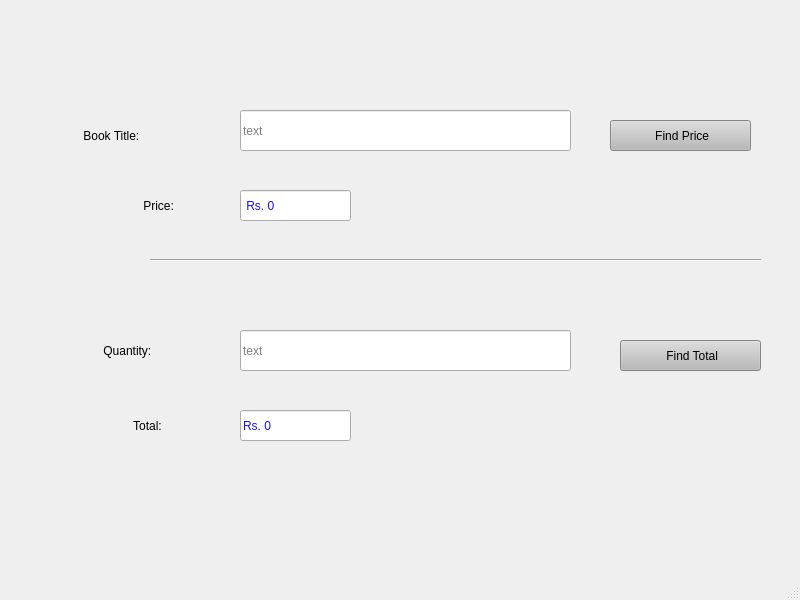
<?xml version="1.0" encoding="UTF-8"?>
<ui version="4.0">
 <class>MainWindow</class>
 <widget class="QMainWindow" name="MainWindow">
  <property name="geometry">
   <rect>
    <x>0</x>
    <y>0</y>
    <width>800</width>
    <height>600</height>
   </rect>
  </property>
  <property name="windowTitle">
   <string>MainWindow</string>
  </property>
  <widget class="QWidget" name="centralwidget">
   <widget class="QPushButton" name="btn1">
    <property name="geometry">
     <rect>
      <x>610</x>
      <y>120</y>
      <width>141</width>
      <height>31</height>
     </rect>
    </property>
    <property name="styleSheet">
     <string notr="true">font: 75 14pt &quot;Comic Sans MS&quot;;
background-color: rgb(185, 185, 185);
 </string>
    </property>
    <property name="text">
     <string> Find Price</string>
    </property>
   </widget>
   <widget class="QLineEdit" name="t1">
    <property name="geometry">
     <rect>
      <x>240</x>
      <y>110</y>
      <width>331</width>
      <height>41</height>
     </rect>
    </property>
    <property name="styleSheet">
     <string notr="true"> 
border-color: rgb(26, 26, 26);
font: 14pt &quot;Comic Sans MS&quot;;</string>
    </property>
    <property name="text">
     <string/>
    </property>
    <property name="placeholderText">
     <string>text</string>
    </property>
   </widget>
   <widget class="QLabel" name="label">
    <property name="geometry">
     <rect>
      <x>80</x>
      <y>110</y>
      <width>131</width>
      <height>51</height>
     </rect>
    </property>
    <property name="styleSheet">
     <string notr="true">font: 75 14pt &quot;Comic Sans MS&quot;;</string>
    </property>
    <property name="text">
     <string> Book Title:</string>
    </property>
   </widget>
   <widget class="QLabel" name="label_2">
    <property name="geometry">
     <rect>
      <x>140</x>
      <y>180</y>
      <width>71</width>
      <height>51</height>
     </rect>
    </property>
    <property name="styleSheet">
     <string notr="true">font: 75 14pt &quot;Comic Sans MS&quot;;</string>
    </property>
    <property name="text">
     <string> Price:</string>
    </property>
   </widget>
   <widget class="Line" name="line">
    <property name="geometry">
     <rect>
      <x>150</x>
      <y>250</y>
      <width>611</width>
      <height>20</height>
     </rect>
    </property>
    <property name="orientation">
     <enum>Qt::Horizontal</enum>
    </property>
   </widget>
   <widget class="QLabel" name="label_3">
    <property name="geometry">
     <rect>
      <x>100</x>
      <y>330</y>
      <width>111</width>
      <height>41</height>
     </rect>
    </property>
    <property name="styleSheet">
     <string notr="true">font: 75 14pt &quot;Comic Sans MS&quot;;
font: 75 14pt &quot;Comic Sans MS&quot;;</string>
    </property>
    <property name="text">
     <string> Quantity:</string>
    </property>
   </widget>
   <widget class="QLabel" name="label_4">
    <property name="geometry">
     <rect>
      <x>130</x>
      <y>400</y>
      <width>81</width>
      <height>51</height>
     </rect>
    </property>
    <property name="styleSheet">
     <string notr="true">font: 75 14pt &quot;Comic Sans MS&quot;;</string>
    </property>
    <property name="text">
     <string> Total:</string>
    </property>
   </widget>
   <widget class="QPushButton" name="btn2">
    <property name="geometry">
     <rect>
      <x>620</x>
      <y>340</y>
      <width>141</width>
      <height>31</height>
     </rect>
    </property>
    <property name="styleSheet">
     <string notr="true">font: 75 14pt &quot;Comic Sans MS&quot;,rgb(176, 176, 176);
background-color: rgb(185, 185, 185);
</string>
    </property>
    <property name="text">
     <string> Find Total</string>
    </property>
   </widget>
   <widget class="QLineEdit" name="t3">
    <property name="geometry">
     <rect>
      <x>240</x>
      <y>330</y>
      <width>331</width>
      <height>41</height>
     </rect>
    </property>
    <property name="styleSheet">
     <string notr="true"> 
border-color: rgb(26, 26, 26);
font: 14pt &quot;Comic Sans MS&quot;;</string>
    </property>
    <property name="text">
     <string/>
    </property>
    <property name="placeholderText">
     <string>text</string>
    </property>
   </widget>
   <widget class="QLineEdit" name="t2">
    <property name="geometry">
     <rect>
      <x>240</x>
      <y>190</y>
      <width>111</width>
      <height>31</height>
     </rect>
    </property>
    <property name="styleSheet">
     <string notr="true">color: rgb(24, 16, 255);
font: 14pt &quot;MS Shell Dlg 2&quot;;</string>
    </property>
    <property name="text">
     <string> Rs. 0</string>
    </property>
    <property name="placeholderText">
     <string>text</string>
    </property>
   </widget>
   <widget class="QLineEdit" name="t4">
    <property name="geometry">
     <rect>
      <x>240</x>
      <y>410</y>
      <width>111</width>
      <height>31</height>
     </rect>
    </property>
    <property name="styleSheet">
     <string notr="true">color: rgb(24, 16, 255);
font: 14pt &quot;MS Shell Dlg 2&quot;;</string>
    </property>
    <property name="text">
     <string>Rs. 0</string>
    </property>
    <property name="placeholderText">
     <string>text</string>
    </property>
   </widget>
  </widget>
  <widget class="QMenuBar" name="menubar">
   <property name="geometry">
    <rect>
     <x>0</x>
     <y>0</y>
     <width>800</width>
     <height>26</height>
    </rect>
   </property>
  </widget>
  <widget class="QStatusBar" name="statusbar"/>
 </widget>
 <resources/>
 <connections/>
</ui>
